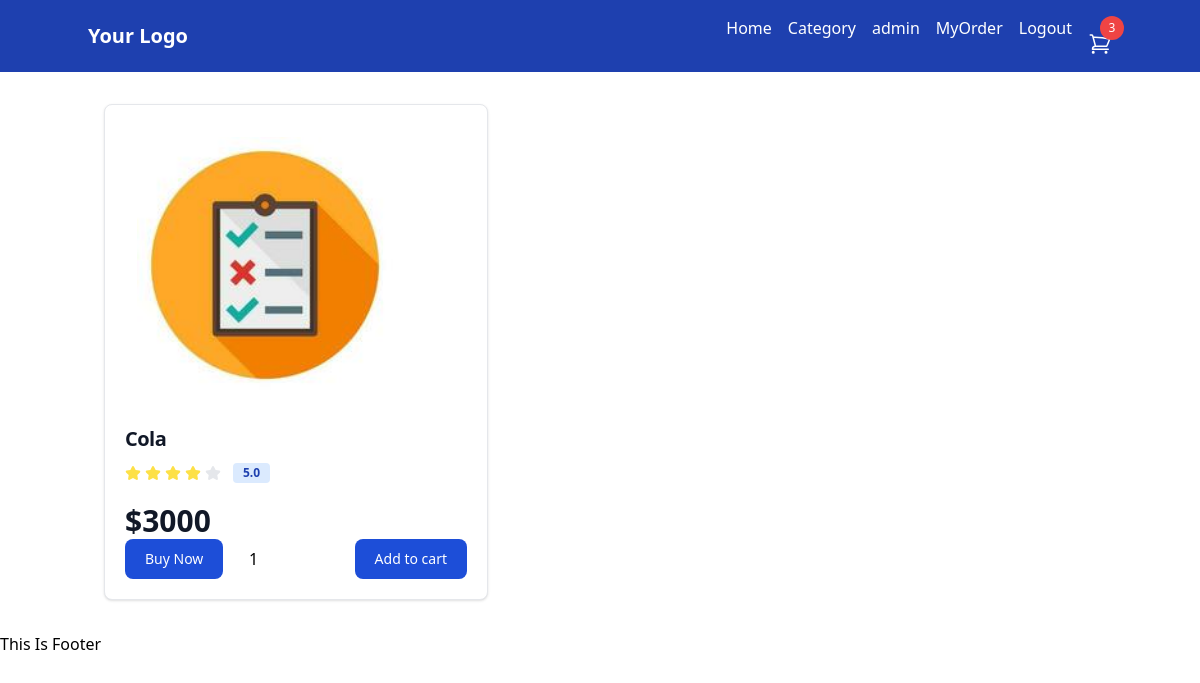
Screenshot of /product/detail/2/ (signed in) with the database file from the repository.
### myshop/models.py (models this page shows, shortened)
class Product(models.Model):
    name = models.CharField(max_length=100)
    image = models.ImageField(default=None)
    category = models.ForeignKey(Category, on_delete=models.CASCADE)
    price = models.IntegerField(default=None)
    qty = models.IntegerField(default=None)
    created_at = models.DateTimeField(default=None)

### myshop/views.py (the view)
# urls.py: path('detail/<int:post_id>/', PorductDetail),
@login_required(login_url='login')
def PorductDetail(request, post_id):
    product = Product.objects.get(id=post_id)
    return render(request, 'productDetail.html',{'product':product})

### utils/context_processors.py (called while the page is built)
def category(request):
    category = Category.objects.all()
    return {'cat':category}

def cartCount(request):
    count = Cart.objects.filter(user_id=request.user.id).count()
    return {'count':count}

### myshop/templates/productDetail.html (shortened to what this page needs)
{% extends "base.html" %}
{% block body %}
    <form id="myForm" method="GET"  class="w-full mx-4 my-8 max-w-sm bg-white border border-gray-200 rounded-lg shadow dark:bg-yellow-800 dark:border-gray-700">
        <a href="#">
            <img class="p-8 rounded-t-lg w-80 h-80" src="{{product.image.url}}" alt="product image" />
        </a>
        <div class="px-5 pb-5">
            <a href="#">
                <h5 class="text-xl font-semibold tracking-tight text-gray-900 dark:text-white">{{product.name}}</h5>
            </a>
            <div class="flex items-center mt-2.5 mb-5">
                <div class="flex items-center space-x-1 rtl:space-x-reverse">
                </div>
                <span class="bg-blue-100 text-blue-800 text-xs font-semibold px-2.5 py-0.5 rounded dark:bg-blue-200 dark:text-blue-800 ms-3">5.0</span>
            </div>
            <div class="flex items-center justify-between">
                <span class="text-3xl font-bold text-gray-900 dark:text-white">${{product.price}}</span>
            </div>
            <div class="flex items-center justify-between">
                <button onclick="summitForm('buynow')" type="submit" class="text-white bg-blue-700 hover:bg-blue-800 focus:ring-4 focus:outline-none focus:ring-blue-300 font-medium rounded-lg text-sm px-5 py-2.5 text-center dark:bg-blue-600 dark:hover:bg-blue-700 dark:focus:ring-blue-800">Buy Now</button>
                <input type="number" class="w-20" name="qty" value="1" min="1" max="10"/>
                <button onclick="summitForm('addtocart')" type="submit" class="text-white bg-blue-700 hover:bg-blue-800 focus:ring-4 focus:outline-none focus:ring-blue-300 font-medium rounded-lg text-sm px-5 py-2.5 text-center dark:bg-blue-600 dark:hover:bg-blue-700 dark:focus:ring-blue-800">Add to cart</button>
            </div>
        </div>
    </form>
{% endblock %}

### templates/header.html (shortened to what this page needs)
<nav class="bg-blue-800 p-4">
    <div class="container mx-auto flex justify-between items-center">
        <a href="#" class="text-white text-xl font-bold">Your Logo</a>
        <div class="flex flex-row space-x-4">
            <a href="/product/list/" class="text-white">Home</a>
            <div class="relative group1">
                <a href="#" class="text-white group1-hover:text-gray-300"> Category </a>
            </div>
            <div class="relative group2">
                <a href="#" class="text-white group2-hover:text-gray-300"> {{ user.username }}</a>
            </div>
            <a href="/product/orderList/" class="text-white">MyOrder</a>
            <a href="/logout/" class="text-white">Logout</a>
            <div class="relative" onClick="window.location='/product/cartList/';">
                <div class="t-0 absolute left-3">
                    <p class="flex h-2 w-2 items-center justify-center rounded-full bg-red-500 p-3 text-xs text-white">
                        {{ count }}
                    </p>
                </div>
            </div>
        </div>
    </div>
</nav>

### rows the page displays
Product: image (picture), name "Cola", price "3000"

### other values shown
{{ user.username }} "admin"
{{ count }} "3"
